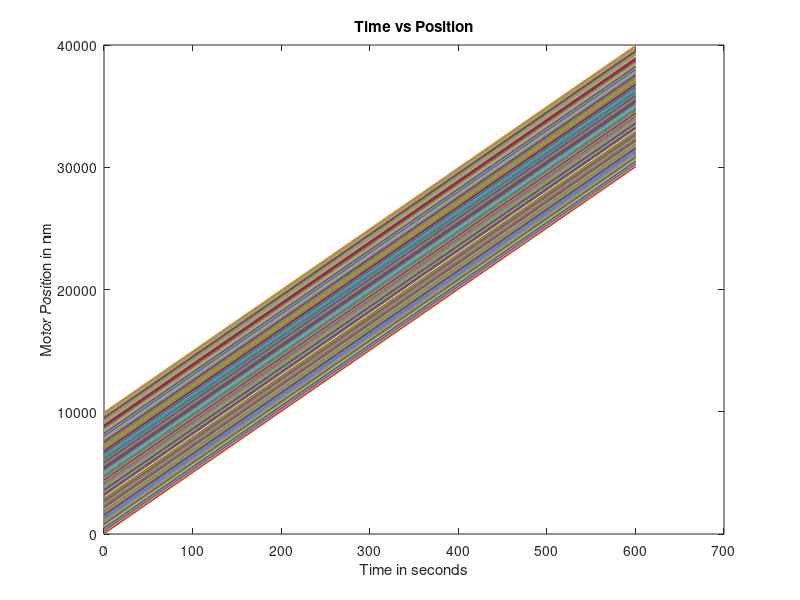

The MATLAB source for this figure: (Note: this script raises an error after producing the figure.)
%Question 4
clear;
close all;
rng('shuffle')
Number_motors=1;
Duration=600; %duration in seconds
Time_step_size=0.1; %time step stize at which motor position will be determined
Total_Steps=Duration/Time_step_size;
V_motor=50; %motor speed in nm/s
MT_Length=10000; %microtubule length in nm
Motor_position=rand()*10000;
Time=0; %starting time for simulation

Motor_position_array=zeros(1,Total_Steps);
Time_array=zeros(1,Total_Steps);

for i = 1:Total_Steps
    Motor_position=Motor_position+V_motor*Time_step_size;
    Time=Time+Time_step_size;
    Motor_position_array(i)=Motor_position;
    Time_array(i)=Time;
end;

plot(Time_array,Motor_position_array);
xlabel('Time in seconds');
ylabel('Motor Position in nm');
title('Time vs Position');

Final_motor_position=Motor_position;

%Part C
for j=1:500
    Motor_position=rand()*10000;
    Time=0
    for i = 1:Total_Steps
        Motor_position=Motor_position+V_motor*Time_step_size;
        Time=Time+Time_step_size;
        Motor_position_array(i)=Motor_position;
        Time_array(i)=Time;
        Final_motor_position=Motor_position;
    end;
    plot(Time_array,Motor_position_array);
    hold all;
    Final_motor_position_array(j)=Final_motor_position;
end;

xlabel('Time in seconds');
ylabel('Motor Position in nm');
title('Time vs Position');

figure;
histogram(Final_motor_position_array);
title('Motor Position Histogram')
